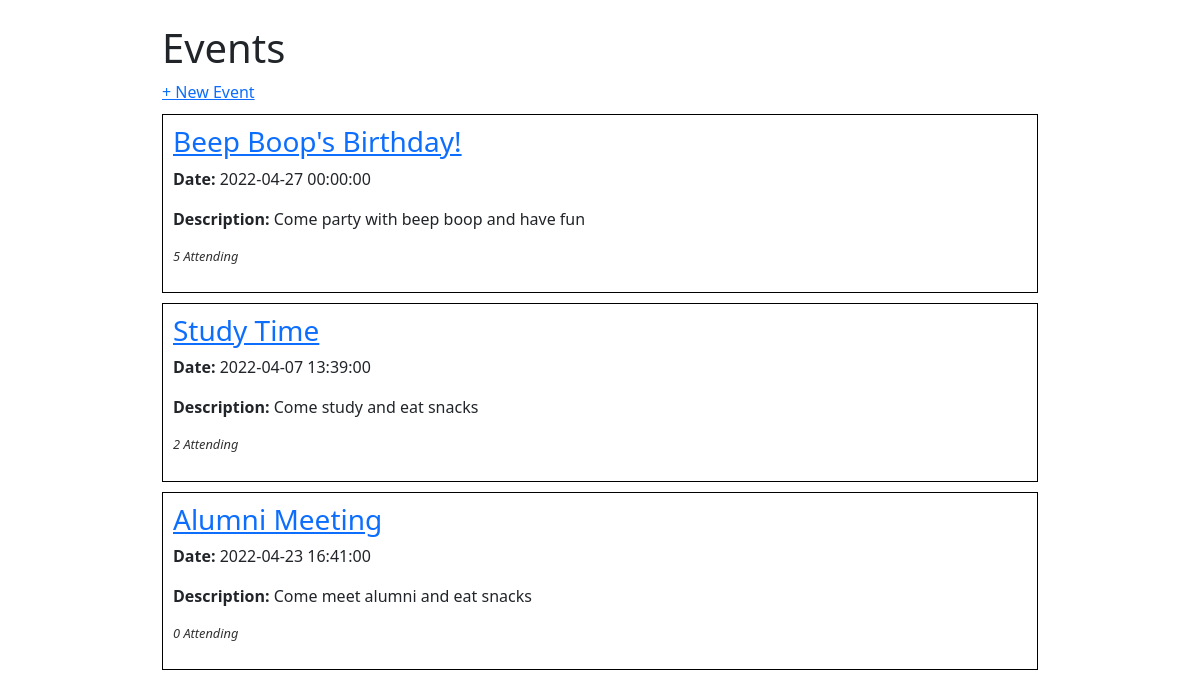
The page / on the database its author committed.
### events_app/models.py (models this page shows)
class Event(db.Model):
    id = db.Column(db.Integer, primary_key=True)
    title = db.Column(db.String(80), nullable=False)
    description = db.Column(db.String(80), nullable=False)
    date_and_time = db.Column(db.DateTime(timezone=True))
    guests = db.relationship('Guest', secondary = 'guest_events', back_populates="events_attending")
    event_type = db.Column(db.Enum(EventType), default=EventType.MISC)

### events_app/routes.py (the view)
@main.route('/')
def index():
    try:
        all_events = Event.query.all()
    except:
        flash('No Events, Create One!')
        return render_template('index.html', events=None)
    return render_template('index.html', events=all_events)

### events_app/templates/index.html
{% extends 'base.html' %}
{% block content %}
<h1>Events</h1>
<a href="/create">+ New Event</a>
    {% for event in events %}
        <div class="event-container">
            <h3><a href="/event/{{ event.id }}">{{ event.title }}</a></h3>
            <p><strong>Date:</strong> {{ event.date_and_time }}</p>
            <p><strong>Description:</strong> {{ event.description }}</p>
            <p class="small-text">
                {{ event.guests|length }} Attending
            </p>
        </div>
    {% endfor %}
{% endblock %}

### events_app/static/style.css (style rules this page uses)
body { display: flex; justify-content: center; }
.event-container { border: 1px solid #000; margin: 10px 0; padding: 10px; }
.small-text { font-size: 0.8em; color: #333; font-style: italic; }

### rows shown on the page
Event: title "Beep Boop's Birthday!", date_and_time "2022-04-27 00:00:00", description "Come party with beep boop and have fun", guests|length "5"
Event: title "Study Time", date_and_time "2022-04-07 13:39:00", description "Come study and eat snacks", guests|length "2"
Event: title "Alumni Meeting", date_and_time "2022-04-23 16:41:00", description "Come meet alumni and eat snacks", guests|length "0"
